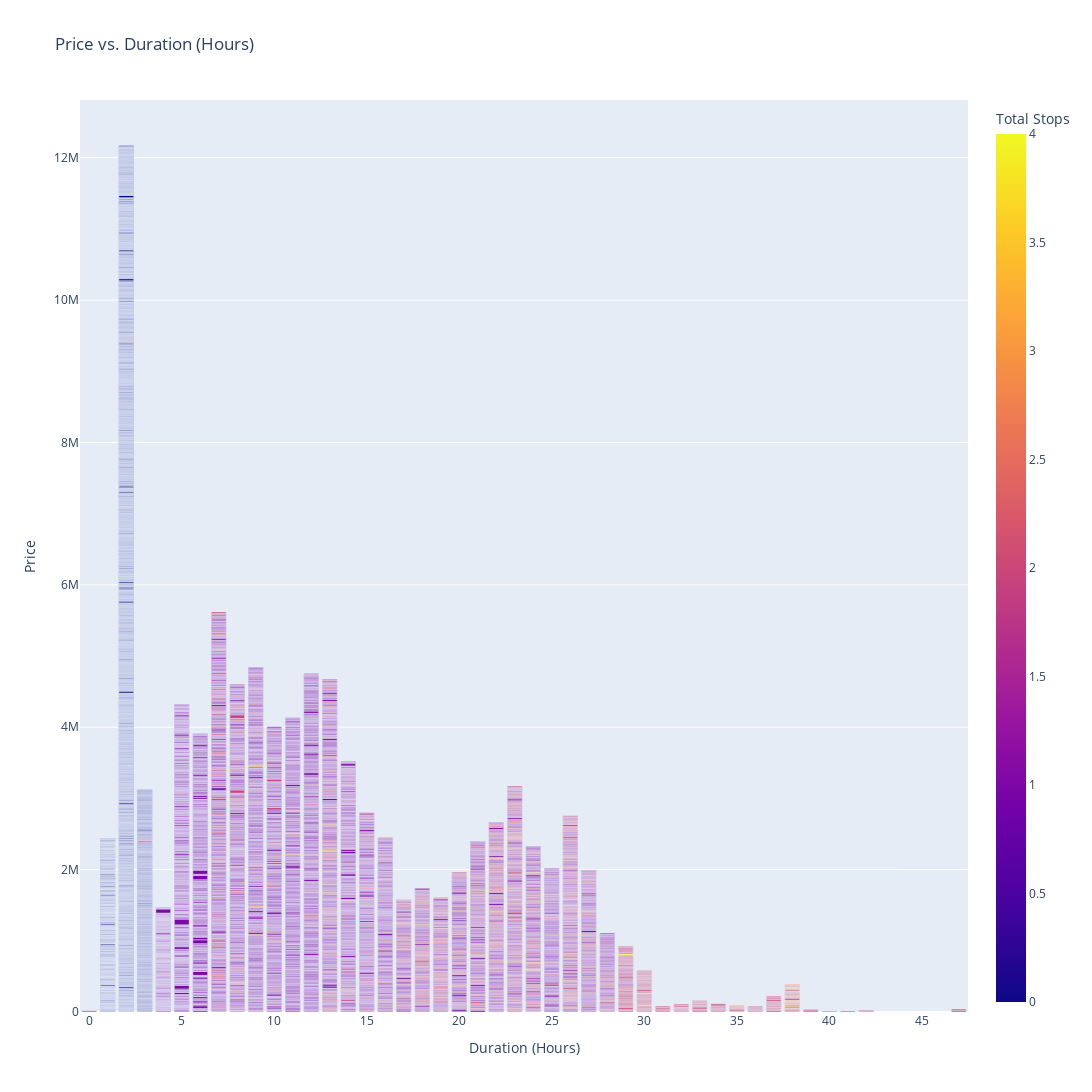

The cell this chart's notebook holds for it:
### Code cell
import pandas as pd
import numpy as np
import seaborn as sns
import matplotlib.pyplot as plt
import plotly.express as px
df=pd.read_csv(r"C:\Users\Mohan\PycharmProjects\pythonProject\miniproject 3\cleaned flight price.csv")
#plt.figure(figsize=(100, 100))
fig=px.bar(df, x='Duration_Hours', y='Price', color='Total_Stops',title="Price vs. Duration (Hours)", 
             labels={'Duration_Hours': 'Duration (Hours)', 'Price': 'Price', 'Total_Stops': 'Total Stops'})
fig.update_layout(
    width=1200,  
    height=2000,
    
)
fig.show()

### Figure 1 — Plotly figure (JSON) as saved in the notebook; plotly's stock layout.template omitted (floating-point values rounded to 4 significant figures; data arrays with more than 128 entries replaced by an {"elided": "..."} marker saying what was removed)
{"data": [{"alignmentgroup": "True", "hovertemplate": "Duration (Hours)=%{x}<br>Price=%{y}<br>Total Stops=%{marker.color}<extra></extra>", "legendgroup": "", "marker": {"color": {"elided": "10682 int values"}, "coloraxis": "coloraxis", "pattern": {"shape": ""}}, "name": "", "offsetgroup": "", "orientation": "v", "showlegend": false, "textposition": "auto", "type": "bar", "x": {"elided": "10682 int values"}, "xaxis": "x", "y": {"elided": "10682 int values"}, "yaxis": "y"}], "layout": {"barmode": "relative", "coloraxis": {"colorbar": {"title": {"text": "Total Stops"}}, "colorscale": [[0, "#0d0887"], [0.1111, "#46039f"], [0.2222, "#7201a8"], [0.3333, "#9c179e"], [0.4444, "#bd3786"], [0.5556, "#d8576b"], [0.6667, "#ed7953"], [0.7778, "#fb9f3a"], [0.8889, "#fdca26"], [1, "#f0f921"]]}, "height": 2000, "legend": {"tracegroupgap": 0}, "title": {"text": "Price vs. Duration (Hours)"}, "width": 1200, "xaxis": {"anchor": "y", "autorange": true, "domain": [0, 1], "range": [-0.5, 47.5], "title": {"text": "Duration (Hours)"}, "type": "linear"}, "yaxis": {"anchor": "x", "autorange": true, "domain": [0, 1], "range": [0, 12810000.0], "title": {"text": "Price"}, "type": "linear"}}}
